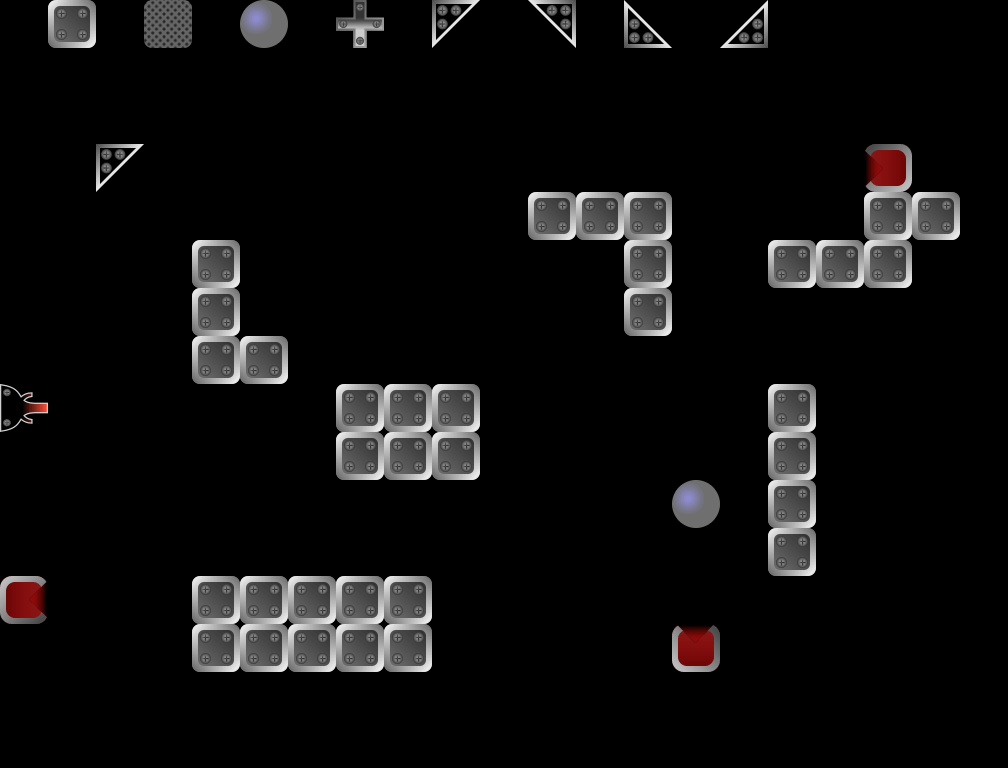

The image is a tile-based game level rendered from a .tmx file. Its description and complete source (layers, tilesets, objects, tile grids) follow:
An orthogonal 21x16 tile map with 48x48 px tiles, 2 tile layers (Blocks, Info), 1 hidden layer not drawn.

<map version="1.10" tiledversion="1.10.2" orientation="orthogonal" renderorder="right-down" width="21" height="16" tilewidth="48" tileheight="48" infinite="0" nextlayerid="8" nextobjectid="1">
 <editorsettings>
  <export target="../../../public/assets/levels/own/level-niki-01.json" format="json" />
 </editorsettings>
 <tileset firstgid="1" name="tileset" tilewidth="48" tileheight="48" tilecount="17" columns="17">
  <image source="../../../public/assets/tileset.png" width="816" height="48" />
  <tile id="0" type="BlockingBlock" />
  <tile id="1" type="Cross" />
  <tile id="2" type="BallMirror" />
  <tile id="3" type="BottomLeftMirror" />
  <tile id="4" type="BottomRightMirror" />
  <tile id="5" type="TopLeftMirror" />
  <tile id="6" type="TopRightMirror" />
  <tile id="7" type="TimedBlock" />
  <tile id="8" type="LaserStartDown" />
  <tile id="9" type="LaserStartLeft" />
  <tile id="10" type="LaserStartRight" />
  <tile id="11" type="LaserStartUp" />
  <tile id="12" type="TargetUp" />
  <tile id="13" type="TargetRight" />
  <tile id="14" type="TargetDown" />
  <tile id="15" type="TargetLeft" />
  <tile id="16" type="ForbiddenBlock" />
 </tileset>
 <layer id="2" name="Blocks" width="21" height="16">
  <data encoding="csv">
0,0,0,0,0,0,0,0,0,0,0,0,0,0,0,0,0,0,0,0,0,
0,0,0,0,0,0,0,0,0,0,0,0,0,0,0,0,0,0,0,0,0,
0,0,0,0,0,0,0,0,0,0,0,0,0,0,0,0,0,0,0,0,0,
0,0,5,0,0,0,0,0,0,0,0,0,0,0,0,0,0,0,16,0,0,
0,0,0,0,0,0,0,0,0,0,0,1,1,1,0,0,0,0,1,1,0,
0,0,0,0,1,0,0,0,0,0,0,0,0,1,0,0,1,1,1,0,0,
0,0,0,0,1,0,0,0,0,0,0,0,0,1,0,0,0,0,0,0,0,
0,0,0,0,1,1,0,0,0,0,0,0,0,0,0,0,0,0,0,0,0,
11,0,0,0,0,0,0,1,1,1,0,0,0,0,0,0,1,0,0,0,0,
0,0,0,0,0,0,0,1,1,1,0,0,0,0,0,0,1,0,0,0,0,
0,0,0,0,0,0,0,0,0,0,0,0,0,0,3,0,1,0,0,0,0,
0,0,0,0,0,0,0,0,0,0,0,0,0,0,0,0,1,0,0,0,0,
14,0,0,0,1,1,1,1,1,0,0,0,0,0,0,0,0,0,0,0,0,
0,0,0,0,1,1,1,1,1,0,0,0,0,0,13,0,0,0,0,0,0,
0,0,0,0,0,0,0,0,0,0,0,0,0,0,0,0,0,0,0,0,0,
0,0,0,0,0,0,0,0,0,0,0,0,0,0,0,0,0,0,0,0,0
</data>
 </layer>
 <layer id="5" name="Info" width="21" height="16" locked="1">
  <properties>
   <property name="BallMirror" type="int" value="1" />
   <property name="BlockingBlock" type="int" value="0" />
   <property name="BottomLeftMirror" type="int" value="1" />
   <property name="BottomRightMirror" type="int" value="0" />
   <property name="Cross" type="int" value="1" />
   <property name="LevelName" value="Golden Hamburger" />
   <property name="MaxItems" type="int" value="5" />
   <property name="TimedBlock" type="int" value="0" />
   <property name="TopLeftMirror" type="int" value="1" />
   <property name="TopRightMirror" type="int" value="1" />
  </properties>
  <data encoding="csv">
0,1,0,8,0,3,0,2,0,5,0,4,0,7,0,6,0,0,0,0,0,
0,0,0,0,0,0,0,0,0,0,0,0,0,0,0,0,0,0,0,0,0,
0,0,0,0,0,0,0,0,0,0,0,0,0,0,0,0,0,0,0,0,0,
0,0,0,0,0,0,0,0,0,0,0,0,0,0,0,0,0,0,0,0,0,
0,0,0,0,0,0,0,0,0,0,0,0,0,0,0,0,0,0,0,0,0,
0,0,0,0,0,0,0,0,0,0,0,0,0,0,0,0,0,0,0,0,0,
0,0,0,0,0,0,0,0,0,0,0,0,0,0,0,0,0,0,0,0,0,
0,0,0,0,0,0,0,0,0,0,0,0,0,0,0,0,0,0,0,0,0,
0,0,0,0,0,0,0,0,0,0,0,0,0,0,0,0,0,0,0,0,0,
0,0,0,0,0,0,0,0,0,0,0,0,0,0,0,0,0,0,0,0,0,
0,0,0,0,0,0,0,0,0,0,0,0,0,0,0,0,0,0,0,0,0,
0,0,0,0,0,0,0,0,0,0,0,0,0,0,0,0,0,0,0,0,0,
0,0,0,0,0,0,0,0,0,0,0,0,0,0,0,0,0,0,0,0,0,
0,0,0,0,0,0,0,0,0,0,0,0,0,0,0,0,0,0,0,0,0,
0,0,0,0,0,0,0,0,0,0,0,0,0,0,0,0,0,0,0,0,0,
0,0,0,0,0,0,0,0,0,0,0,0,0,0,0,0,0,0,0,0,0
</data>
 </layer>
 <layer id="7" name="SelectionArea" width="21" height="16" visible="0" locked="1">
  <data encoding="csv">
0,0,0,0,0,0,0,0,0,0,0,0,0,0,0,0,0,0,0,0,0,
0,0,0,0,0,0,0,0,0,0,0,0,0,0,0,0,0,0,0,0,0,
8,8,8,8,8,8,8,8,8,8,8,8,8,8,8,8,8,8,8,8,8,
8,8,8,8,8,8,8,8,8,8,8,8,8,8,8,8,8,8,8,8,8,
8,8,8,8,8,8,8,8,8,8,8,8,8,8,8,8,8,8,8,8,8,
8,8,8,8,8,8,8,8,8,8,8,8,8,8,8,8,8,8,8,8,8,
8,8,8,8,8,8,8,8,8,8,8,8,8,8,8,8,8,8,8,8,8,
8,8,8,8,8,8,8,8,8,8,8,8,8,8,8,8,8,8,8,8,8,
8,8,8,8,8,8,8,8,8,8,8,8,8,8,8,8,8,8,8,8,8,
8,8,8,8,8,8,8,8,8,8,8,8,8,8,8,8,8,8,8,8,8,
8,8,8,8,8,8,8,8,8,8,8,8,8,8,8,8,8,8,8,8,8,
8,8,8,8,8,8,8,8,8,8,8,8,8,8,8,8,8,8,8,8,8,
8,8,8,8,8,8,8,8,8,8,8,8,8,8,8,8,8,8,8,8,8,
8,8,8,8,8,8,8,8,8,8,8,8,8,8,8,8,8,8,8,8,8,
0,0,0,0,0,0,0,0,0,0,0,0,0,0,0,0,0,0,0,0,0,
0,0,0,0,0,0,0,0,0,0,0,0,0,0,0,0,0,0,0,0,0
</data>
 </layer>
</map>
